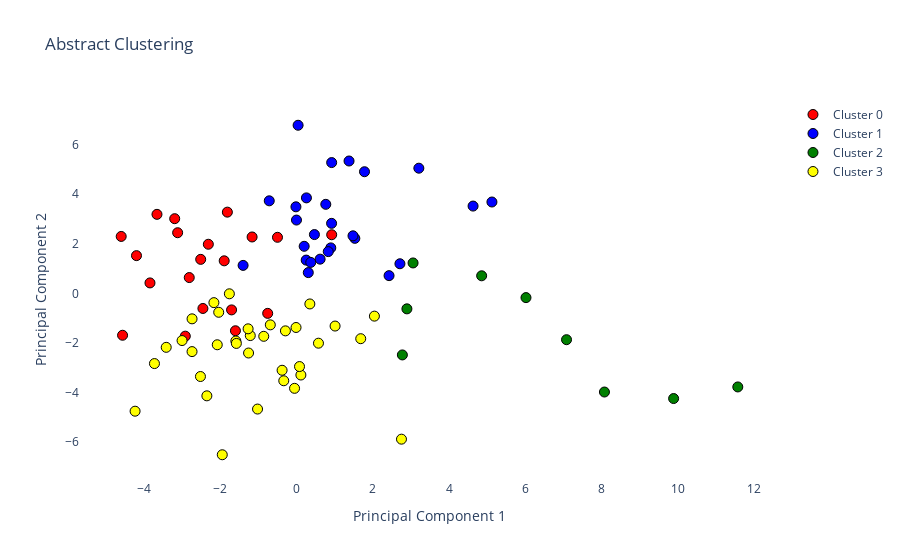

Notebook source saved alongside this figure:
### Code cell
import plotly.graph_objects as go # Import the graphical object
import plotly.colors as colors


# Define custom colors for each cluster label
cluster_colors = ['red', 'blue', 'green', 'yellow', 'orange']

fig = go.Figure()

# Reset the figure
fig.data = []

# Add scatter plots for each cluster
for label in set(cluster_labels):
    cluster_df = df[df['Cluster'] == label]
    fig.add_trace(go.Scatter(
        x=embeddings_2d_pca[cluster_df.index, 0],
        y=embeddings_2d_pca[cluster_df.index, 1],
        mode='markers',
        marker=dict(
            color=cluster_colors[label],
            size=10,  # Adjust the marker size here
            line=dict(width=1, color='Black')
        ),
        hovertemplate='<b>Title:</b> %{text}',
        text=cluster_df['title'],
        name=f'Cluster {label}'
    ))


# Set plot title and axis labels
fig.update_layout(
    title='Abstract Clustering',
    xaxis_title='Principal Component 1',
    yaxis_title='Principal Component 2',
    plot_bgcolor='white'  # Set the background color to white
)


# With this save the plots 
plot(fig,
     image_filename='abstracts_cluster_bert_plot_1', 
     image='png', 
     image_width=1000, 
     image_height=600
)
# And shows the plot
fig.show()

### Figure 1 — Plotly figure (JSON) as saved in the notebook; plotly's stock layout.template omitted (floating-point values rounded to 4 significant figures)
{"data": [{"hovertemplate": "<b>Title:</b> %{text}", "marker": {"color": "red", "line": {"color": "Black", "width": 1}, "size": 10}, "mode": "markers", "name": "Cluster 0", "text": ["LitCovid in 2022: an information resource for the COVID-19 literature", "LitCovid: an open database of COVID-19 literature", "The Classification of Short Scientific Texts Using Pretrained BERT Model", "IMSE: interaction information attention and molecular structure based drug drug interaction extraction", "Parallel sequence tagging for concept recognition", "Extraction of knowledge graph of Covid-19 through mining of unstructured biomedical corpora", "Leveraging Contextual Information in Extracting Long Distance Relations from Clinical Notes", "The New Version of the ANDDigest Tool with Improved AI-Based Short Names Recognition", "Drug-Drug Interaction Extraction from Biomedical Text using Relation BioBERT with BLSTM", "Emati: a recommender system for biomedical literature based on supervised learning", "A BERT-based ensemble learning approach for the BioCreative VII challenges: full-text chemical identification and multi-label classification in PubMed articles", "Towards Automated Screening of Literature on Artificial Intelligence in Nursing", "Understanding Clinical Trial Reports: Extracting Medical Entities and Their Relations", "Multi-class classification of COVID-19 documents using machine learning algorithms", "Application of BERT to Enable Gene Classification Based on Clinical Evidence", "De-identification of Clinical Text via Bi-LSTM-CRF with Neural Language Models", "Improvement of intervention information detection for automated clinical literature screening during systematic review", "Clinical study type classification, validation, and PubMed filter comparison with natural language processing and active learning", "Machine learning approach to identify adverse events in scientific biomedical literature", "A hybrid algorithm for clinical decision support in precision medicine based on machine learning"], "type": "scatter", "x": [-2.914, -1.6, -1.812, -2.31, -3.84, -1.701, -4.595, -1.163, -0.4974, -0.7544, 0.9234, -1.894, -4.194, -2.51, -2.811, -3.115, -3.192, -4.559, -3.657, -2.453], "y": [-1.724, -1.507, 3.275, 1.98, 0.4218, -0.6659, 2.295, 2.274, 2.26, -0.8057, 2.363, 1.312, 1.522, 1.371, 0.6372, 2.445, 3.011, -1.688, 3.185, -0.6081]}, {"hovertemplate": "<b>Title:</b> %{text}", "marker": {"color": "blue", "line": {"color": "Black", "width": 1}, "size": 10}, "mode": "markers", "name": "Cluster 1", "text": ["A general approach for improving deep learning-based medical relation extraction using a pre-trained model and fine-tuning", "Biomedical named entity recognition using deep neural networks with contextual information", "Discovering Thematically Coherent Biomedical Documents Using Contextualized Bidirectional Encoder Representations from Transformers-Based Clustering", "Unsupervised Event Graph Representation and Similarity Learning on Biomedical Literature", "Limitations of Transformers on Clinical Text Classification", "Extracting Concepts for Precision Oncology from the Biomedical Literature", "Exploring the effects of drug, disease, and protein dependencies on biomedical named entity recognition: A comparative analysis", "Pharmacovigilance with Transformers: A Framework to Detect Adverse Drug Reactions Using BERT Fine-Tuned with FARM", "BERT-based Ranking for Biomedical Entity Normalization", "BertMCN: Mapping colloquial phrases to standard medical concepts using BERT and highway network", "Dependency parsing of biomedical text with BERT", "Thesaurus-based word embeddings for automated biomedical literature classification", "Distinguished representation of identical mentions in bio-entity coreference resolution", "Neural Multi-Task Learning for Adverse Drug Reaction Extraction", "Extracting chemical-induced disease relation by integrating a hierarchical concentrative attention and a hybrid graph-based neural network", "BioGPT: generative pre-trained transformer for biomedical text generation and mining", "Summarization of biomedical articles using domain-specific word embeddings and graph ranking", "Bio-AnswerFinder: a system to find answers to questions from biomedical texts", "Extraction of causal relations based on SBEL and BERT model", "Investigation of improving the pre-training and fine-tuning of BERT model for biomedical relation extraction", "Biomedical named entity recognition using BERT in the machine reading comprehension framework", "Attention guided capsule networks for chemical-protein interaction extraction", "TP-DDI: Transformer-based pipeline for the extraction of Drug-Drug Interactions", "A deep-learning system bridging molecule structure and biomedical text with comprehension comparable to human professionals", "Biomedical named entity recognition with the combined feature attention and fully-shared multi-task learning", "BioByGANS: biomedical named entity recognition by fusing contextual and syntactic features through graph attention network in node classification framework"], "type": "scatter", "x": [4.63, 1.53, 0.62, 5.124, 0.2019, -0.01407, 0.255, 0.3744, 1.784, 0.9228, 2.427, 0.2614, -1.399, 3.208, 0.0428, 0.0004676, 0.8999, 0.8331, 2.712, 0.3098, 1.378, -0.7135, 0.4708, 0.9208, 0.7689, 1.482], "y": [3.519, 2.218, 1.38, 3.683, 1.897, 3.489, 1.342, 1.25, 4.903, 5.272, 0.7152, 3.85, 1.128, 5.046, 6.777, 2.956, 1.834, 1.684, 1.194, 0.8374, 5.336, 3.73, 2.371, 2.822, 3.589, 2.32]}, {"hovertemplate": "<b>Title:</b> %{text}", "marker": {"color": "green", "line": {"color": "Black", "width": 1}, "size": 10}, "mode": "markers", "name": "Cluster 2", "text": ["Integrating heterogeneous knowledge graphs into drug-drug interaction extraction from the literature", "STonKGs: a sophisticated transformer trained on biomedical text and knowledge graphs", "Bioformer: an efficient transformer language model for biomedical text mining", "MarkerGenie: an NLP-enabled text-mining system for biomedical entity relation extraction", "BERT-GT: Cross-sentence n-ary relation extraction with BERT and graph transformer", "BioBERT: a pre-trained biomedical language representation model for biomedical text mining", "pubmedKB: an interactive web server for exploring biomedical entity relations in the biomedical literature", "PhenoTagger: A Hybrid Method for Phenotype Concept Recognition using Human Phenotype Ontology", "Chemical-protein interaction extraction via Gaussian probability distribution and external biomedical knowledge"], "type": "scatter", "x": [3.057, 9.887, 2.895, 8.074, 6.017, 4.855, 2.776, 11.57, 7.08], "y": [1.227, -4.239, -0.6239, -3.976, -0.1706, 0.7086, -2.481, -3.771, -1.866]}, {"hovertemplate": "<b>Title:</b> %{text}", "marker": {"color": "yellow", "line": {"color": "Black", "width": 1}, "size": 10}, "mode": "markers", "name": "Cluster 3", "text": ["A Deep Learning Approach to Refine the Identification of High-Quality Clinical Research Articles From the Biomedical Literature: Protocol for Algorithm Development and Validation", "Text mining-based word representations for biomedical data analysis and protein-protein interaction networks in machine learning tasks", "Using the contextual language model BERT for multi-criteria classification of scientific articles", "srBERT: automatic article classification model for systematic review using BERT", "Concept recognition as a machine translation problem", "Improving reference prioritisation with PICO recognition", "Large-scale protein-protein post-translational modification extraction with distant supervision and confidence calibrated BioBERT", "An automated approach to identify scientific publications reporting pharmacokinetic parameters", "Development and validation of a machine-learning algorithm to predict the relevance of scientific articles within the field of teratology", "A practical approach towards causality mining in clinical text using active transfer learning", "Classifying literature mentions of biological pathogens as experimentally studied using natural language processing", "EvidenceMap: a three-level knowledge representation for medical evidence computation and comprehension", "A neuro-symbolic method for understanding free-text medical evidence", "Bat4RCT: A suite of benchmark data and baseline methods for text classification of randomized controlled trials", "Ensemble of deep learning language models to support the creation of living systematic reviews for the COVID-19 literature: a retrospective study", "BertSRC: transformer-based semantic relation classification", "Drug knowledge discovery via multi-task learning and pre-trained models", "Identification of Semantically Similar Sentences in Clinical Notes: Iterative Intermediate Training Using Multi-Task Learning", "LiSA: an assisted literature search pipeline for detecting serious adverse drug events with deep learning", "Deep contextualized embeddings for quantifying the informative content in biomedical text summarization", "Automatic data extraction to support meta-analysis statistical analysis: a case study on breast cancer", "Benchmarking for biomedical natural language processing tasks with a domain specific ALBERT", "A real-world evaluation of the implementation of NLP technology in abstract screening of a systematic review", "Deep semi-supervised learning ensemble framework for classifying co-mentions of human proteins and phenotypes", "Natural language processing was effective in assisting rapid title and abstract screening when updating systematic reviews", "Discovering novel drug-supplement interactions using SuppKG generated from the biomedical literature", "Relation extraction from DailyMed structured product labels by optimally combining crowd, experts and machines", "Predicting drug characteristics using biomedical text embedding", "Automating Quality Assessment of Medical Evidence in Systematic Reviews: Model Development and Validation Study", "Improving broad-coverage medical entity linking with semantic type prediction and large-scale datasets", "Risk of bias assessment in preclinical literature using natural language processing", "Mining a stroke knowledge graph from literature", "MetaboListem and TABoLiSTM: Two Deep Learning Algorithms for Metabolite Named Entity Recognition", "Drug repurposing for COVID-19 via knowledge graph completion"], "type": "scatter", "x": [-0.333, -0.01121, -0.3765, -2.038, 1.012, -2.517, -1.589, -1.575, -1.211, -2.737, -2.349, -1.256, -3.414, -1.268, -0.8575, -0.6856, -2.999, -0.2893, -2.738, 2.043, -2.076, 0.5768, -1.945, 0.3509, 2.753, -1.02, -2.164, -1.759, -4.231, 0.116, -3.723, 0.07984, 1.685, -0.0502], "y": [-3.522, -1.374, -3.099, -0.7621, -1.316, -3.351, -1.919, -2.017, -1.701, -1.026, -4.129, -2.403, -2.174, -1.429, -1.731, -1.269, -1.902, -1.511, -2.346, -0.917, -2.071, -2.007, -6.504, -0.426, -5.876, -4.662, -0.3732, -0.01681, -4.749, -3.29, -2.829, -2.949, -1.826, -3.827]}], "layout": {"autosize": true, "plot_bgcolor": "white", "title": {"text": "Abstract Clustering"}, "xaxis": {"autorange": true, "range": [-5.614, 12.59], "title": {"text": "Principal Component 1"}, "type": "linear"}, "yaxis": {"autorange": true, "range": [-7.859, 8.131], "title": {"text": "Principal Component 2"}, "type": "linear"}}}
